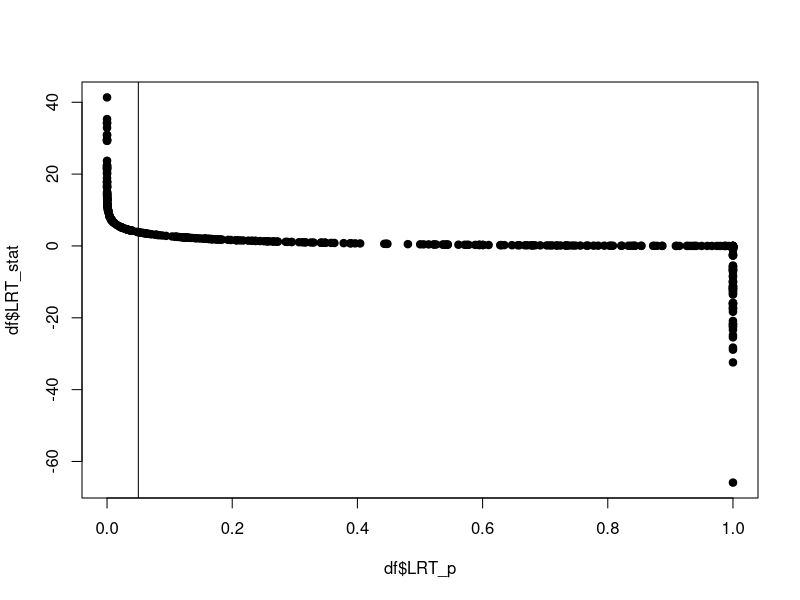
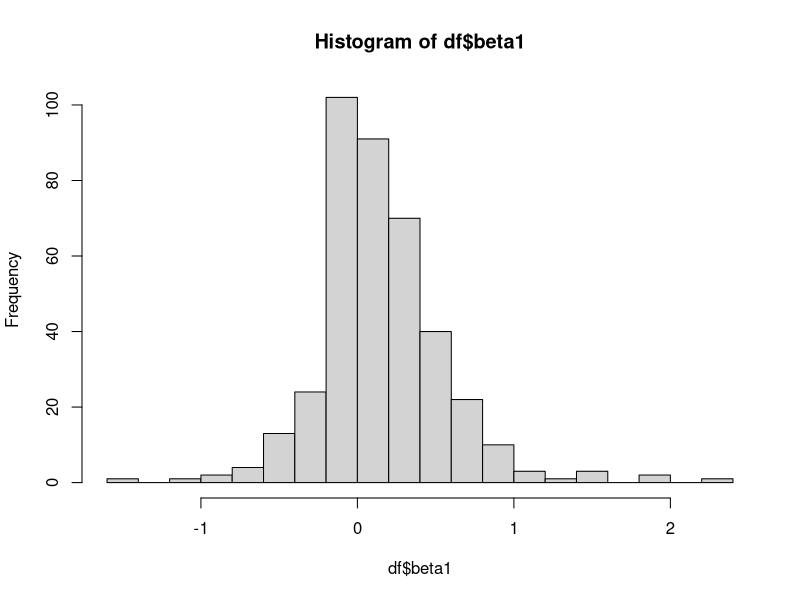
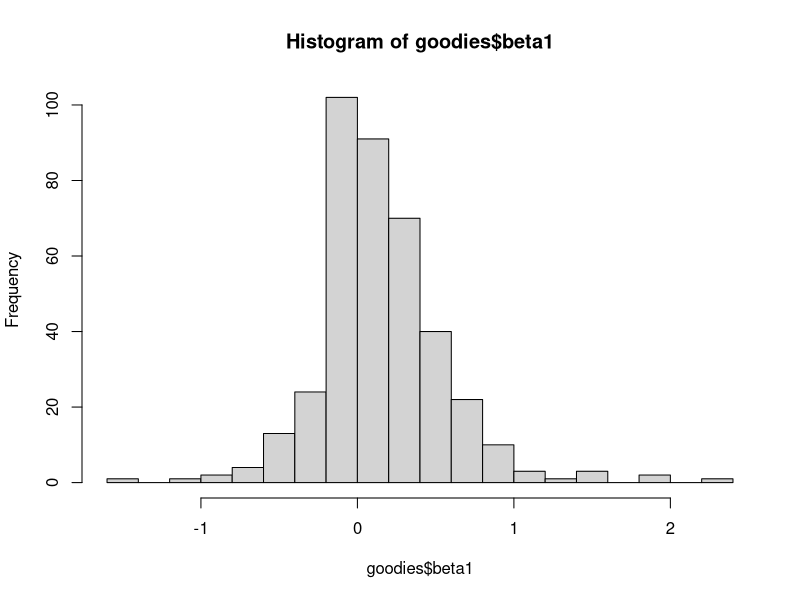

Write R code to recreate these figures, in order. (Note: this script raises an error after producing the figures.)
## ---- chunk 1
rm(list=ls())
setwd("./")
df <- read.csv("RESULTS/merged.csv", header=T, sep=",")

## ---- chunk 2
if_cleanup <- TRUE
if (if_cleanup){
  #df <- df[!grepl("aburatsubo", df[[1]]), ]
  #df <- df[!grepl("aburatsu_v2", df[[1]]), ]
  #df <- df[!grepl("adak_alaska", df[[1]]), ]
  #df <- df[!grepl("ashland", df[[1]]), ]
  #df <- df[!grepl("astoria_or", df[[1]]), ]
  #df <- df[!grepl("atlantic_city_nj", df[[1]]), ]
  df <- df[!grepl("aomorika", df[[1]]), ]
  #df <- df[!grepl("boston_ma", df[[1]]), ]
  #df <- df[!grepl("brest_60", df[[1]]), ]
  #df <- df[!grepl("brest_annual", df[[1]]), ]
  #df <- df[!grepl("ceuta_v1", df[[1]]), ]
  df <- df[!grepl("cristobal", df[[1]]), ] # offset after 2000
  df <- df[!grepl("churchill", df[[1]]), ] # due to the ice
  #df <- df[!grepl("crescent_city_ca", df[[1]]), ]
  #df <- df[!grepl("eastport_me", df[[1]]), ]
  #df <- df[!grepl("fort_pulaski_ga", df[[1]]), ]
  #df <- df[!grepl("frontenac", df[[1]]), ]
  #df <- df[!grepl("furuogrund", df[[1]]), ]
  df <- df[!grepl("fernandina_beach-872", df[[1]]), ] # chnage in slode atgap by 1930
  df <- df[!grepl("furuogrund-2055", df[[1]]), ]
  #df <- df[!grepl("galveston_pier_21_annual", df[[1]]), ]
  #df <- df[!grepl("gedser_annual", df[[1]]), ]
  df <- df[!grepl("harlingen", df[[1]]), ]
  df <- df[!grepl("hanasaki", df[[1]]), ]
  #df <- df[!grepl("honolulu_annual", df[[1]]), ]
  df <- df[!grepl("hornbaek", df[[1]]), ]
  df <- df[!grepl("hiroshima", df[[1]]), ] # jump at 1958ish
  df <- df[!grepl("izuhara", df[[1]]), ]
  #df <- df[!grepl("heesbeen_annual", df[[1]]), ]
  #df <- df[!grepl("kahului_v1", df[[1]]), ]
  df <- df[!grepl("kamaishi", df[[1]]), ]
  #df <- df[!grepl("key_west_fl", df[[1]]), ]
  #df <- df[!grepl("klagshamn_v1", df[[1]]), ]
  #df <- df[!grepl("kungsholmsfort_v3", df[[1]]), ]
  #df <- df[!grepl("kungsholmsfort_v1", df[[1]]), ]
  df <- df[!grepl("kungsholmsfort-kun", df[[1]]), ] # form of duplicate
  #df <- df[!grepl("kushimoto_annual", df[[1]]), ]
  #df <- df[!grepl("kushiro_v1", df[[1]]), ]
  df <- df[!grepl("kobe", df[[1]]), ]
  df <- df[!grepl("kozushima", df[[1]]), ]
  #df <- df[!grepl("la_jolla_ca", df[[1]]), ]
  df <- df[!grepl("la_libertad", df[[1]]), ] # odd gradual msl slope in 1980s
  df <- df[!grepl("landsort", df[[1]]), ] # are there two different ones in GESLA3?
  #df <- df[!grepl("los_angeles_ca", df[[1]]), ]
  #df <- df[!grepl("magueyes_island_pr", df[[1]]), ]
  df <- df[!grepl("maisaka", df[[1]]), ]
  df <- df[!grepl("miyakejima", df[[1]]), ]
  df <- df[!grepl("miyako", df[[1]]), ]
  #df <- df[!grepl("marviken_v1", df[[1]]), ]
  #df <- df[!grepl("mayport_ferry", df[[1]]), ]
  #df <- df[!grepl("montauk_ny", df[[1]]), ]
  #df <- df[!grepl("montreal", df[[1]]), ]
  #df <- df[!grepl("nawiliwili_v2", df[[1]]), ]
  df <- df[!grepl("naze", df[[1]]), ] # few first years MSL is off, coul dbe fixed
  #df <- df[!grepl("neah_bay_wa", df[[1]]), ]
  #df <- df[!grepl("new_london_ct", df[[1]]), ]
  #df <- df[!grepl("newport_ri", df[[1]]), ]
  df <- df[!grepl("ontario", df[[1]]), ]
  df <- df[!grepl("ofunato", df[[1]]), ]
  df <- df[!grepl("ominato", df[[1]]), ]
  df <- df[!grepl("onahama", df[[1]]), ]
  df <- df[!grepl("oita", df[[1]]), ]
  #df <- df[!grepl("oskarshamn_v3", df[[1]]), ]
  #df <- df[!grepl("pensacola_fl", df[[1]]), ]
  #df <- df[!grepl("port_isabel_tx", df[[1]]), ]
  #df <- df[!grepl("port_isabel_tx", df[[1]]), ]
  #df <- df[!grepl("portland_me", df[[1]]), ]
  #df <- df[!grepl("port_san_luis_ca", df[[1]]), ]
  #df <- df[!grepl("ratan_v1", df[[1]]), ]
  #df <- df[!grepl("rochester", df[[1]]), ]
  #df <- df[!grepl("san_diego_ca", df[[1]]), ]
  #df <- df[!grepl("san_francisco_annual", df[[1]]), ]
  df <- df[!grepl("sitka_ak", df[[1]]), ]
  #df <- df[!grepl("smogen_v1", df[[1]]), ]
  #df <- df[!grepl("stenungsund_v1", df[[1]]), ]
  #df <- df[!grepl("steubenhoft", df[[1]]), ]
  #df <- df[!grepl("st_marys", df[[1]]), ]
  #df <- df[!grepl("stockholm_v1", df[[1]]), ]
  #df <- df[!grepl("stockholm_v2", df[[1]]), ]
  #df <- df[!grepl("st_petersburg_fl", df[[1]]), ]
  #df <- df[!grepl("southampton", df[[1]]), ]
  #df <- df[!grepl("tregde_annual", df[[1]]), ]
  df <- df[!grepl("tokyo", df[[1]]), ]
  df <- df[!grepl("tomakomainishiko", df[[1]]), ] # sudden drop near 212, can be fixed
  #df <- df[!grepl("varberg_annual", df[[1]]), ]
  #df <- df[!grepl("wake_annual", df[[1]]), ]
  #df <- df[!grepl("wilmington_nc", df[[1]]), ]
  df <- df[!grepl("yakutat-9", df[[1]]), ]
  df <- df[!grepl("ayukawa-ma11-jpn", df[[1]]), ]
}
## ---- chunk 3
goodies <- df
goodies$AICbest <- ''
goodies$BICbest <- ''
idx <- which((df$AIC_s > df$AIC_ns)) 
goodies$AICbest[idx] <- '*'
jdx <- which( (df$BIC_s > df$BIC_ns))
goodies$BICbest[jdx] <- '*'
#

## ---- chunk 4
goodies$delta_AIC <- goodies$AIC_s-goodies$AIC_ns
goodies$delta_BIC <- goodies$BIC_s-goodies$BIC_ns
idx <- which(goodies$delta_AIC > 0 & goodies$delta_BIC > 0 & goodies$LRT_p < 0.05)
best <- goodies[idx,]

## ---- chunk 5
plot(df$LRT_p,df$LRT_stat,pch=19)
abline(v=0.05)
hist(df$beta1,breaks=17)


hist(goodies$beta1,breaks=19)
png("FIGURES/hist_beta_best.png")
par(mar = c(5, 5, 4, 2))  # Bottom, Left, Top, Right margins (in lines)
# Increase 5 (left) for more space

hist(best$beta1, breaks = 11,
     xlab = expression(beta),
     ylab = "N",
     main = "Significantly non-stationary",
     cex.lab = 1.5,
     cex.main = 1.8,
     cex.axis = 1.2,
     mgp = c(2.5, 1, 0)  # Moves axis title (ylab) away from axis
)
dev.off()

plot(goodies$delta_AIC,goodies$deltaBIC,pch=19,ylab="AIC_S - AIC_NS",xlab="Station")
abline(h=0,col='red',lty=2)

#
plot(goodies$LRT_p,goodies$delta_AIC,pch=19,log='y',xlim=c(0,0.2),ylab="delta AIC",xlab="LRT p")
abline(v=0.05,lty=2,col=2,lwd=3)
abline(h=1.75,lty=2,col=2,lwd=3)
## ---- chunk 6
idx <- which(goodies$LRT_p < 0.05 & goodies$delta_BIC > 0 & goodies$delta_AIC > 0)
best <- goodies[idx,]

# save it

saveRDS(best, 'OUTPUT/the_best.rds')
saveRDS(goodies, 'OUTPUT/the_goodies.rds')
write.csv(goodies, "OUTPUT/the_goodies.csv", row.names = FALSE)

#
print(round(nrow(best)/nrow(goodies)*100,0))
